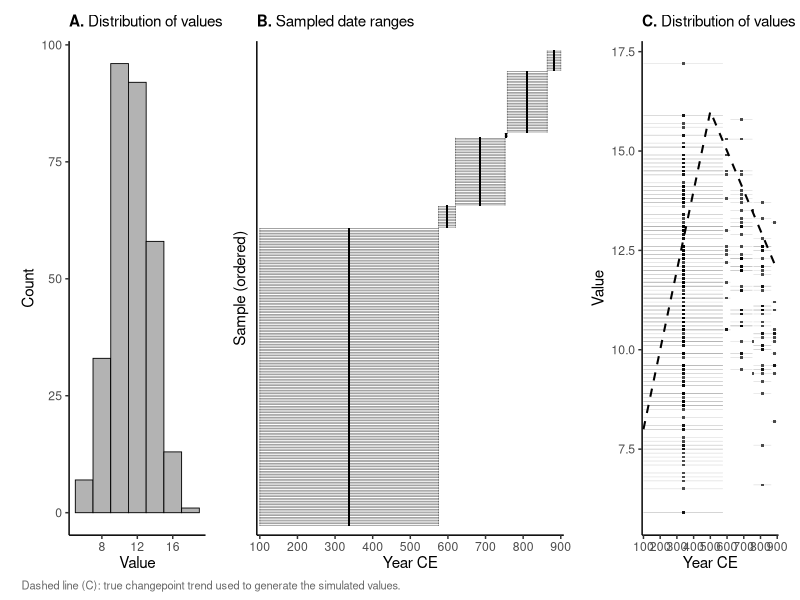

Reproduce this figure in R.
library(here)
library(tidyverse)
library(patchwork)

sim_data     <- read_csv(here("Simulations", "Sim_Changepoint", "data", "simulated_data.csv"),
                         show_col_types = FALSE)
ground_truth <- read_csv(here("Simulations", "Sim_Changepoint", "data", "ground_truth.csv"),
                         show_col_types = FALSE)

sim_data <- sim_data %>%
  mutate(Midpoint = (Start_date + End_date) / 2) %>%
  arrange(Midpoint) %>%
  mutate(rank = row_number())

# ── Shared theme ─────────────────────────────────────────────────────────────

theme_panel <- theme_classic(base_size = 11) +
  theme(
    plot.title   = element_text(size = 11, face = "bold", hjust = 0),
    plot.margin  = margin(5, 10, 2, 10),
    axis.title.x = element_blank()
  )

# ── Panel A: Histogram of values ────────────────────────────────────────────

p_hist <- ggplot(sim_data, aes(x = Value)) +
  geom_histogram(binwidth = 2, fill = "grey70", colour = "black",
                 linewidth = 0.3) +
  labs(
    title = expression(bold("A.") ~ "Distribution of values"),
    y = "Count"
  ) +
  theme_panel +
  theme(axis.title.x = element_text())

# ── Panel B: Duration bars sorted by midpoint ───────────────────────────────

sim_data <- sim_data %>%
  mutate(rank_spaced = rank * 1.8)

tick_h <- 0.5

p_dur <- ggplot(sim_data, aes(y = rank_spaced)) +
  geom_segment(aes(x = Start_date, xend = End_date, yend = rank_spaced),
               linewidth = 0.2, colour = "grey40") +
  geom_segment(aes(x = Start_date, xend = Start_date,
                   y = rank_spaced - tick_h, yend = rank_spaced + tick_h),
               linewidth = 0.3, colour = "grey30") +
  geom_segment(aes(x = End_date, xend = End_date,
                   y = rank_spaced - tick_h, yend = rank_spaced + tick_h),
               linewidth = 0.3, colour = "grey30") +
  geom_point(aes(x = Midpoint), shape = 15, size = 0.35, colour = "black") +
  scale_x_continuous(breaks = seq(100, 900, 100), expand = c(0.01, 0)) +
  scale_y_continuous(expand = expansion(mult = 0.02)) +
  labs(
    title = expression(bold("B.") ~ "Sampled date ranges"),
    x = "Year CE",
    y = "Sample (ordered)"
  ) +
  theme_panel +
  theme(
    axis.title.x = element_text(),
    axis.text.y  = element_blank(),
    axis.ticks.y = element_blank()
  )

# ── Panel C: Value vs time with true trend ─────────────────────────────────

p_val <- ggplot(sim_data, aes(x = Midpoint, y = Value)) +
  geom_linerange(aes(xmin = Start_date, xmax = End_date),
                 linewidth = 0.15, colour = "grey60", alpha = 0.5) +
  geom_point(shape = 15, size = 0.6, colour = "black", alpha = 0.7) +
  geom_line(data = ground_truth, aes(x = Year, y = True_value),
            linewidth = 0.7, colour = "black", linetype = "dashed") +
  scale_x_continuous(breaks = seq(100, 900, 100), expand = c(0.01, 0)) +
  labs(
    title = expression(bold("C.") ~ "Distribution of values across time"),
    x = "Year CE",
    y = "Value"
  ) +
  theme_panel +
  theme(axis.title.x = element_text())

# ── Combine ──────────────────────────────────────────────────────────────────

p <- (p_hist | p_dur | p_val) +
  plot_layout(widths = c(0.8, 1.8, 0.8)) +
  plot_annotation(
    caption = "Dashed line (C): true changepoint trend used to generate the simulated values.",
    theme = theme(plot.caption = element_text(hjust = 0, size = 8, colour = "grey40"))
  )

ggsave(here("Simulations", "Sim_Changepoint", "figures", "exploratory_panel.png"), p,
       width = 14, height = 4.5, dpi = 300, bg = "white")

cat("Saved to", here("Simulations", "Sim_Changepoint", "figures", "exploratory_panel.png"), "\n")
